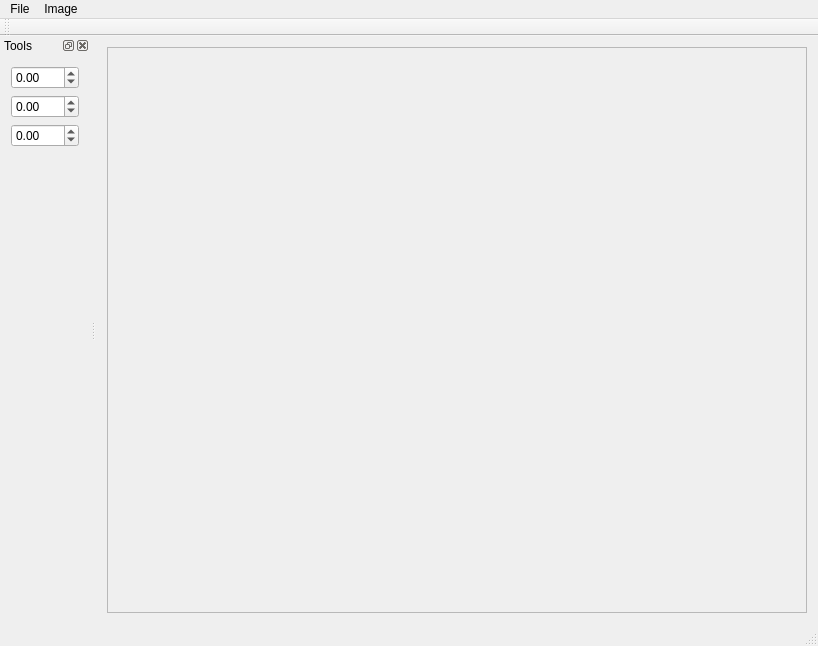
<?xml version="1.0" encoding="UTF-8"?>
<ui version="4.0">
 <class>ImageViewerClass</class>
 <widget class="QMainWindow" name="ImageViewerClass">
  <property name="geometry">
   <rect>
    <x>0</x>
    <y>0</y>
    <width>818</width>
    <height>646</height>
   </rect>
  </property>
  <property name="windowTitle">
   <string>ImageViewer</string>
  </property>
  <widget class="QWidget" name="centralWidget">
   <layout class="QHBoxLayout" name="horizontalLayout">
    <item>
     <widget class="QScrollArea" name="scrollArea">
      <property name="widgetResizable">
       <bool>true</bool>
      </property>
      <widget class="QWidget" name="scrollAreaWidgetContents">
       <property name="geometry">
        <rect>
         <x>0</x>
         <y>0</y>
         <width>709</width>
         <height>566</height>
        </rect>
       </property>
      </widget>
     </widget>
    </item>
   </layout>
  </widget>
  <widget class="QMenuBar" name="menuBar">
   <property name="geometry">
    <rect>
     <x>0</x>
     <y>0</y>
     <width>818</width>
     <height>21</height>
    </rect>
   </property>
   <widget class="QMenu" name="menuFile">
    <property name="title">
     <string>File</string>
    </property>
    <addaction name="actionOpen"/>
    <addaction name="actionSave_as"/>
    <addaction name="separator"/>
    <addaction name="actionExit"/>
   </widget>
   <widget class="QMenu" name="menuImage">
    <property name="title">
     <string>Image</string>
    </property>
    <addaction name="actionClear"/>
   </widget>
   <addaction name="menuFile"/>
   <addaction name="menuImage"/>
  </widget>
  <widget class="QToolBar" name="mainToolBar">
   <attribute name="toolBarArea">
    <enum>TopToolBarArea</enum>
   </attribute>
   <attribute name="toolBarBreak">
    <bool>false</bool>
   </attribute>
  </widget>
  <widget class="QStatusBar" name="statusBar"/>
  <widget class="QDockWidget" name="dockWidget">
   <property name="windowTitle">
    <string>Tools</string>
   </property>
   <attribute name="dockWidgetArea">
    <number>1</number>
   </attribute>
   <widget class="QWidget" name="dockWidgetContents">
    <layout class="QVBoxLayout" name="verticalLayout">
     <item>
      <widget class="QDoubleSpinBox" name="rotXSpin">
       <property name="minimum">
        <double>-180.000000000000000</double>
       </property>
       <property name="maximum">
        <double>180.000000000000000</double>
       </property>
      </widget>
     </item>
     <item>
      <widget class="QDoubleSpinBox" name="rotYSpin">
       <property name="minimum">
        <double>-180.000000000000000</double>
       </property>
       <property name="maximum">
        <double>180.000000000000000</double>
       </property>
      </widget>
     </item>
     <item>
      <widget class="QDoubleSpinBox" name="rotZSpin">
       <property name="minimum">
        <double>-180.000000000000000</double>
       </property>
       <property name="maximum">
        <double>180.000000000000000</double>
       </property>
      </widget>
     </item>
     <item>
      <spacer name="verticalSpacer">
       <property name="orientation">
        <enum>Qt::Orientation::Vertical</enum>
       </property>
       <property name="sizeHint" stdset="0">
        <size>
         <width>20</width>
         <height>40</height>
        </size>
       </property>
      </spacer>
     </item>
    </layout>
   </widget>
  </widget>
  <action name="actionOpen">
   <property name="text">
    <string>Open</string>
   </property>
   <property name="shortcut">
    <string>Ctrl+O</string>
   </property>
  </action>
  <action name="actionSave_as">
   <property name="text">
    <string>Save as</string>
   </property>
   <property name="shortcut">
    <string>Ctrl+S</string>
   </property>
  </action>
  <action name="actionClear">
   <property name="text">
    <string>Clear</string>
   </property>
  </action>
  <action name="actionExit">
   <property name="text">
    <string>Exit</string>
   </property>
   <property name="shortcut">
    <string>Alt+F4</string>
   </property>
  </action>
  <action name="actionResize">
   <property name="text">
    <string>Resize</string>
   </property>
  </action>
 </widget>
 <layoutdefault spacing="6" margin="11"/>
 <resources>
  <include location="ImageViewer.qrc"/>
 </resources>
 <connections/>
</ui>
